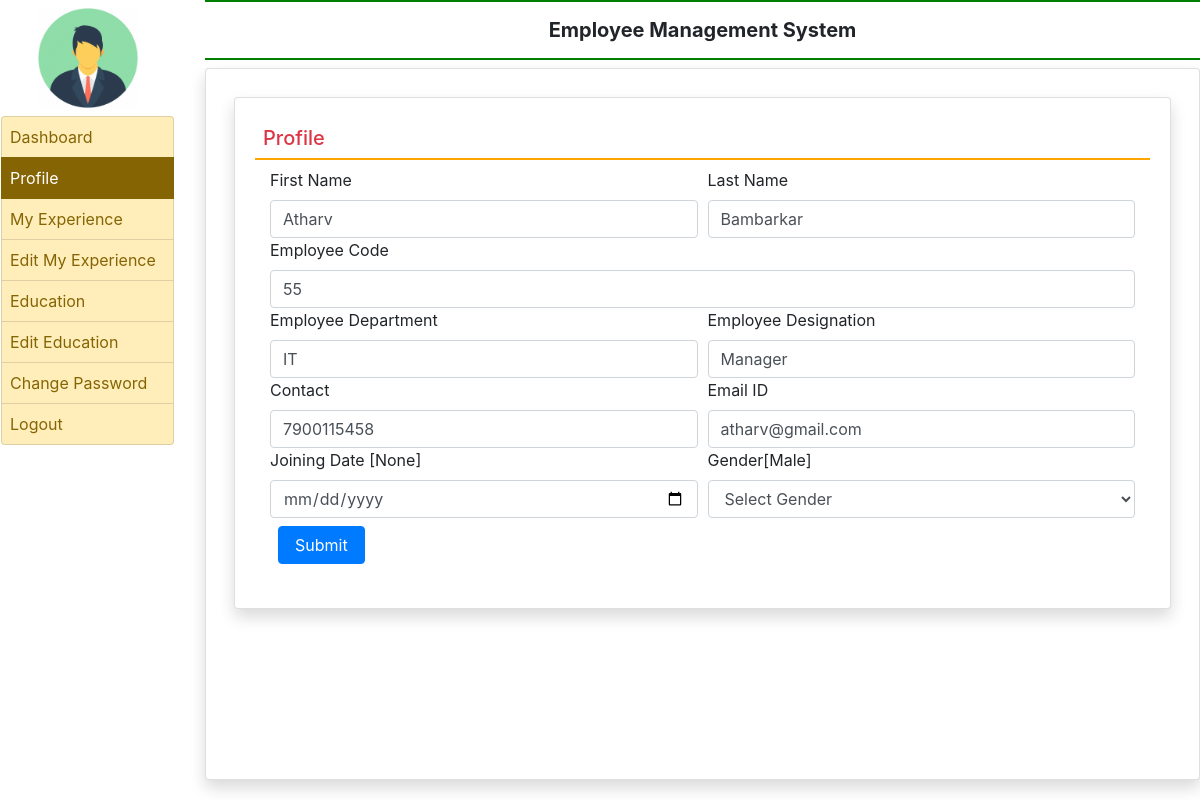
The app's page /profile (signed in) with its own data.
### employee/models.py (models this page shows, shortened)
class EmployeeDetail(models.Model):
    user = models.ForeignKey(User, on_delete=models.CASCADE)
    empcode = models.CharField(max_length=50)
    empdept = models.CharField(max_length=100, null=True)
    designation = models.CharField(max_length=100, null=True)
    contact = models.CharField(max_length=15, null=True)
    gender = models.CharField(max_length=50, null=True)
    joiningdate = models.DateField(null=True)

### employee/views.py (the view, shortened to what this page needs)
# urls.py: path('profile', profile, name='profile'),
def profile(request):
    if not request.user.is_authenticated:
        return redirect('emp_login')
    error = ""
    user = request.user
    employee = EmployeeDetail.objects.get(user=user)
    return render(request, 'profile.html', locals())

### employee/templates/profile.html (shortened to what this page needs)
{% extends 'emp_base.html' %} {%block main%}
<div class="card shadow m-2">
  <div class="card-body">
    <h5 class="p-2 text-danger" style="border-bottom: 2px solid orange">
      Profile
    </h5>
    <div class="container-fluid">
      <form method="post">
        <div class="form-row">
          <div class="col-sm-6">
            <div class="from-group">
              <label>First Name</label>
              <input
                type="text"
                name="firstname"
                class="form-control"
                placeholder="Enter First Name"
                pattern="[A-Za-z]+"
                value="{{employee.user.first_name}}"
              />
            </div>
          </div>
          <div class="col-sm-6">
            <div class="from-group">
              <label>Last Name</label>
              <input
                type="text"
                name="lastname"
                class="form-control"
                placeholder="Enter Last Name"
                pattern="[A-Za-z]+"
                value="{{employee.user.last_name}}"
              />
            </div>
          </div>
          <div class="col-sm-12">
            <div class="from-group">
              <label>Employee Code</label>
              <input
                type="text"
                name="empcode"
                class="form-control"
                placeholder="Enter Your Employee Code"
                pattern="[0-9]+"
                value="{{employee.empcode}}"
              />
            </div>
          </div>
          <div class="col-sm-6">
            <div class="from-group">
              <label>Employee Department</label>
              <input
                type="text"
                name="department"
                class="form-control"
                placeholder="Department"
                value="{{employee.empdept}}"
              />
            </div>
          </div>
          <div class="col-sm-6">
            <div class="from-group">
              <label>Employee Designation</label>
              <input
                type="text"
                name="designation"
                class="form-control"
                placeholder="Designation"
                value="{{employee.designation}}"
              />
            </div>
          </div>
          <div class="col-sm-6">
            <div class="from-group">
              <label>Contact</label>
              <input
                type="text"
                name="contact"
                class="form-control"
                placeholder="Enter Your Contact Number"
                value="{{employee.contact}}"
              />
            </div>
          </div>
          <div class="col-sm-6">
            <div class="from-group">
              <label>Email ID</label>
              <input
                type="email"
                name="emailid"
                class="form-control"
                placeholder="Enter Your Email"
                value="{{employee.user.username}}"
              />
            </div>
          </div>
          <div class="col-sm-6">
            <div class="from-group">
              <label>Joining Date [{{employee.joiningdate}}]</label>
              <input type="date" name="jdate" class="form-control" />
            </div>
          </div>
          <div class="col-sm-6">
            <div class="from-group">
              <label>Gender[{{employee.gender}}]</label>
              <select name="gender" class="form-control">
                <option value="None">Select Gender</option>
              </select>
            </div>
          </div>
        </div>
        <input type="submit" value="Submit" class="m-2 px-3 btn btn-primary" />
      </form>
    </div>
  </div>
</div>
 {% endblock %}

### records on screen
EmployeeDetail: firstname "Atharv", lastname "Bambarkar", empcode "55", department "IT", designation "Manager", contact "7900115458", emailid "atharv@gmail.com", joiningdate "None", gender "Male"
